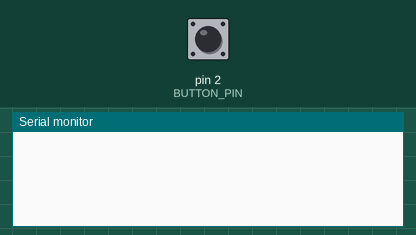
A sketch run on a simulated Arduino Uno, built with avr-gcc and run on an emulated ATmega328P. Parts: the last lines printed to the serial monitor. The test bench sets the inputs (shaded band); at power-on: pin 2 (BUTTON_PIN) HIGH.

Above: at 1.2 s.
1.3 s: pin 2 (BUTTON_PIN) pulled LOW for 0.15 s
At 2.1 s:
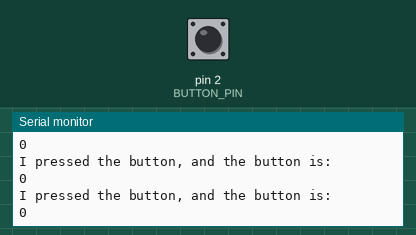
2.9 s: pin 2 (BUTTON_PIN) driven LOW
At 3.06 s:
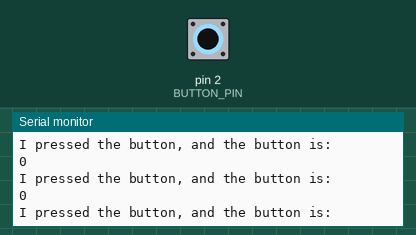

Measured:
- after the input at 1.3 s, the serial monitor: prints a new line at once (image 1)

The sketch:

readbutton.ino
```cpp
int BUTTON_PIN = 2;

void setup() {
  pinMode(BUTTON_PIN, INPUT_PULLUP);

  Serial.begin(9600);
}

void loop() {
  //Serial.println("Hello computer!");
  //Serial.print("This line will mash together with the next.");

  int buttonPressed = digitalRead(BUTTON_PIN);
  if(buttonPressed == LOW) {
     Serial.println("I pressed the button, and the button is:");
     Serial.println(buttonPressed);
  }
}
```

1-nofunction.c
```cpp
int led = 13;

void setup() {
    pinMode(led, OUTPUT);
}

void loop() {
    // flash the LED 5 times
    digitalWrite(led, HIGH);
    delay(50);
    digitalWrite(led, LOW);

    digitalWrite(led, HIGH);
    delay(50);
    digitalWrite(led, LOW);

    digitalWrite(led, HIGH);
    delay(50);
    digitalWrite(led, LOW);

    digitalWrite(led, HIGH);
    delay(50);
    digitalWrite(led, LOW);

    digitalWrite(led, HIGH);
    delay(50);
    digitalWrite(led, LOW);
}
```

2-function.c
```cpp
int led = 13;

void setup() {
    pinMode(led, OUTPUT);
}

/* Flash the LED on the pin with a 100ms pause
 */
void flash(int pin) {
    digitalWrite(led, HIGH);
    delay(50);
    digitalWrite(led, LOW);
}

void loop() {
    // flash the LED 5 times
    flash(led);
    flash(led);
    flash(led);
    flash(led);
    flash(led);
}
```

3-loop.c
```cpp
int led = 13;

void setup() {
    pinMode(led, OUTPUT);
}

/* Flash the LED on the pin with a 100ms pause
 */
void flash(int pin) {
    digitalWrite(led, HIGH);
    delay(50);
    digitalWrite(led, LOW);
}

void loop() {
    // flash the LED 5 times
    for(int i = 0; i < 5; i++) {
        flash(led);
    }
}
```
